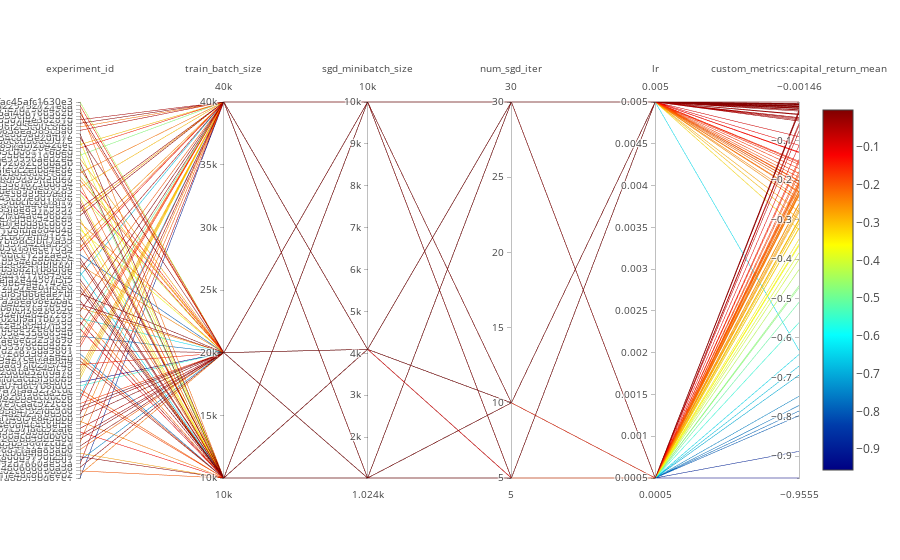

Here is the notebook cell this chart was saved with:
### Markdown cell above
### Enjoy.

Documentation for this Plotly visualization can be found here: https://plot.ly/python/parallel-coordinates-plot/

### Code cell
data = [go.Parcoords(
            line = dict(
                       color = visualization_df['custom_metrics:capital_return_mean'],
                       colorscale = 'Jet',
                       showscale = True,
                       #reversescale = True,
                       cmin = visualization_df['custom_metrics:capital_return_mean'].min(),
                       cmax = visualization_df['custom_metrics:capital_return_mean'].max()
            ),
            dimensions = [generate_plotly_dim_dict(visualization_df, field) 
                              for field in visualization_df])
]

plotly.offline.iplot(data)
